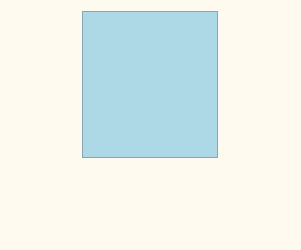
<?xml version="1.0" encoding="UTF-8"?>
<ui version="4.0">
 <class>Form</class>
 <widget class="QWidget" name="Form">
  <property name="geometry">
   <rect>
    <x>0</x>
    <y>0</y>
    <width>301</width>
    <height>250</height>
   </rect>
  </property>
  <property name="minimumSize">
   <size>
    <width>301</width>
    <height>250</height>
   </size>
  </property>
  <property name="maximumSize">
   <size>
    <width>301</width>
    <height>250</height>
   </size>
  </property>
  <property name="windowTitle">
   <string>Form</string>
  </property>
  <property name="styleSheet">
   <string notr="true">background:#fffaf0</string>
  </property>
  <layout class="QVBoxLayout" name="verticalLayout">
   <item>
    <layout class="QVBoxLayout" name="verticalLayout_2" stretch="2,1">
     <item>
      <layout class="QHBoxLayout" name="horizontalLayout_2">
       <item>
        <layout class="QVBoxLayout" name="label_info_layout"/>
       </item>
       <item>
        <widget class="QFrame" name="frame">
         <property name="minimumSize">
          <size>
           <width>136</width>
           <height>147</height>
          </size>
         </property>
         <property name="maximumSize">
          <size>
           <width>136</width>
           <height>147</height>
          </size>
         </property>
         <property name="styleSheet">
          <string notr="true">background:lightblue</string>
         </property>
         <property name="frameShape">
          <enum>QFrame::StyledPanel</enum>
         </property>
         <property name="frameShadow">
          <enum>QFrame::Raised</enum>
         </property>
        </widget>
       </item>
      </layout>
     </item>
     <item>
      <layout class="QHBoxLayout" name="btn_operation_layout"/>
     </item>
    </layout>
   </item>
  </layout>
 </widget>
 <resources/>
 <connections/>
</ui>
